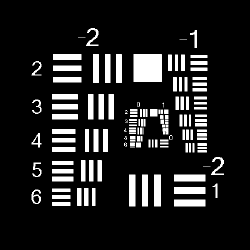
%> input picture Other/FourierOptics/USAF1951B250.png, 250 x 250 px
$ octave incoh_image_cameraman.m   (GNU Octave 9; MATLAB toolbox functions it lacks are replaced by stand-ins)
%> lines starting %> are read from the running program, lines starting %| are printed output that depends on the picture; pictures that were not available may be replaced by others from this repository, and a replacement may not be noted
### Computational-Fourier-Optics-A-MATLAB-Tutorial/circ.m
function[out]=circ(r);
%
% circle function
%
% evaluates circ(r)
% note: returns odd number of samples for diameter
%
out=double(abs(r)<=1);
end

### Computational-Fourier-Optics-A-MATLAB-Tutorial/incoh_image_cameraman.m
%  incoh_image Incoherent Imaging Example

A=imread('USAF1951B250','png'); %read image file
%> A is the input picture: size 250x250 uint8; min 0, max 255, mean 33.5
A = double(imread('cameraman.tif'));
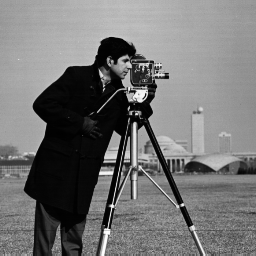
%> input picture Other/FourierOptics/cameraman.bmp, 256 x 256 px, given in place of cameraman.tif, which was not available
%> A: size 256x256 double; min 0, max 255, mean 115.8; mean of the top-left, top-right, bottom-left and bottom-right quarters 117, 152.1, 71.2, 122.8

[M,N]=size(A);         %get image sample size
%> M = 256; N = 256
A=flipud(A);           %reverse row order
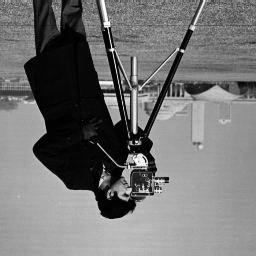
%> A: size 256x256 double; min 0, max 255, mean 115.8; mean of the top-left, top-right, bottom-left and bottom-right quarters 71.2, 122.8, 117, 152.1
Ig=single(A);          %integer to floating
Ig=Ig/max(max(Ig));    %normalize ideal image

L=0.3e-3;              %image plane side length (m)
du=L/M;                %sample interval (m)  or pixel size
%> du = 1.17e-06
u=-L/2:du:L/2-du; v=u;
%> after `u=-L/2:du:L/2-du`: u = 256 values from -0.00015 to 0.000149
%> after `v=u`: v = 256 values from -0.00015 to 0.000149

lambda=0.5*10^-6;      %wavelength
wxp=6.25e-3;           %exit pupil radius
zxp=625e-3;            %exit pupil distance
f0=wxp/(lambda*zxp);   %coherent cutoff  (cycles / m)
fN = zxp/(2*wxp);      %f number
NA = wxp/zxp;          %numerical aperture
fu=-1/(2*du):1/L:1/(2*du)-(1/L); %freq coords
%> fu = 256 values from -426666.7 to 423333.3
fv=fu;
%> fv = 256 values from -426666.7 to 423333.3
[Fu,Fv]=meshgrid(fu,fv);
H=circ(sqrt(Fu.^2+Fv.^2)/f0);
OTF=ifft2(abs(fft2(fftshift(H))).^2);
OTF=OTF/OTF(1,1);

figure(2)              %check OTF
surf(fu,fv,fftshift(abs(OTF)))
camlight left; lighting phong
colormap('gray')
shading interp
xlabel('fu (cyc/m)'); ylabel('fv (cyc/m)');
%> after `ylabel('fv (cyc/m)')`:
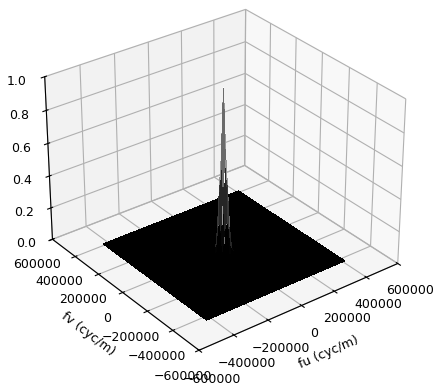
%> figure redrawn from the program's plot data

Gg=fft2(fftshift(Ig)); %convolution
Gi=Gg.*OTF;
Ii=ifftshift(ifft2(Gi));
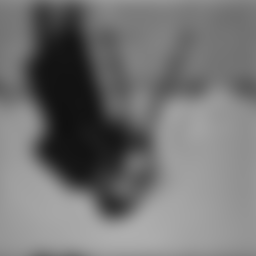
%> Ii: size 256x256 single; min 0.0664, max 0.683, mean 0.454
%remove residual imag parts, values <  0
Ii=real(Ii); mask=Ii>=0; Ii=mask.*Ii;
%> after `mask=Ii>=0`: mask: size 256x256 logical; every value is 1

figure(3)              %image result
imagesc(u,v,nthroot(Ii,2));
colormap('gray'); xlabel('u (m)'); ylabel('v (m)');
axis square;
axis xy;

figure(4)              %horizontal image slice
vvalue=0.2e-4;         %select row (y value)
vindex=round(vvalue/du+(M/2+1)); %convert row index
plot(u,Ii(vindex,:),u,Ig(vindex,:),':');
xlabel('u (m)'); ylabel('Irradiance');
%> after `ylabel('Irradiance')`:
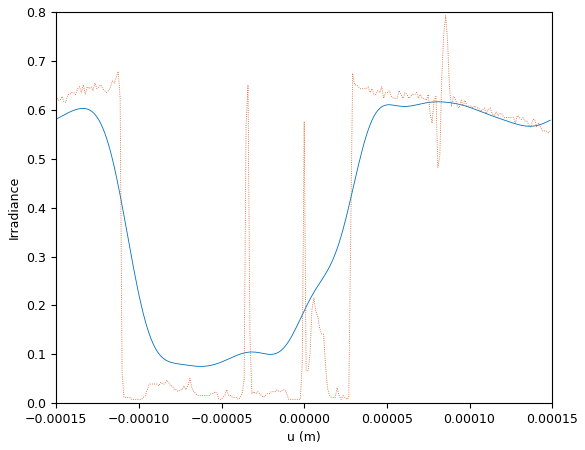
%> figure redrawn from the program's plot data; curve peaks at x = 8.09e-05, y = 0.616; curve peaks at x = 8.55e-05, y = 0.792
